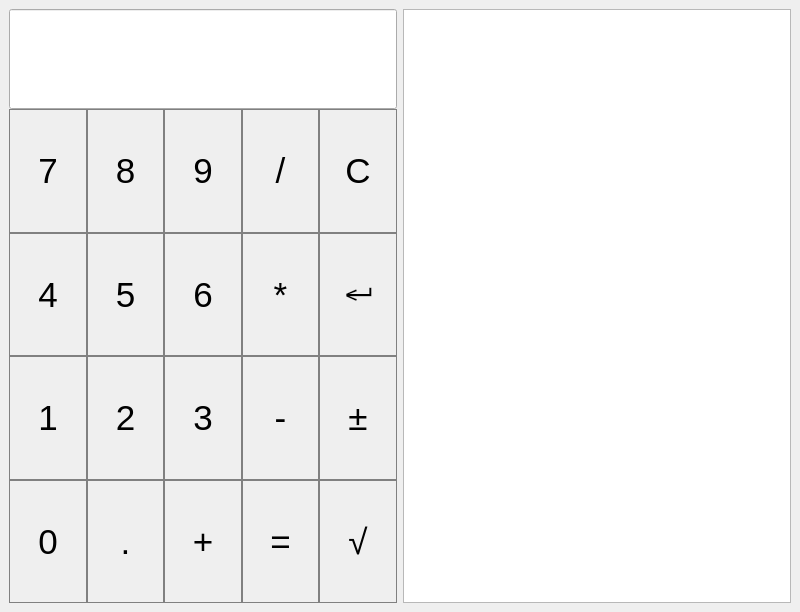
<?xml version="1.0" encoding="UTF-8"?>
<ui version="4.0">
 <class>MainWindow</class>
 <widget class="QMainWindow" name="MainWindow">
  <property name="geometry">
   <rect>
    <x>0</x>
    <y>0</y>
    <width>800</width>
    <height>612</height>
   </rect>
  </property>
  <property name="windowTitle">
   <string>MainWindow</string>
  </property>
  <widget class="QWidget" name="centralwidget">
   <property name="sizePolicy">
    <sizepolicy hsizetype="Expanding" vsizetype="Expanding">
     <horstretch>0</horstretch>
     <verstretch>0</verstretch>
    </sizepolicy>
   </property>
   <layout class="QGridLayout" name="gridLayout_2">
    <item row="0" column="0">
     <layout class="QGridLayout" name="gridLayout">
      <property name="sizeConstraint">
       <enum>QLayout::SetDefaultConstraint</enum>
      </property>
      <item row="0" column="0">
       <layout class="QGridLayout" name="gridLayout_calculator">
        <property name="spacing">
         <number>0</number>
        </property>
        <item row="0" column="0">
         <widget class="QLineEdit" name="lineEdit_display">
          <property name="sizePolicy">
           <sizepolicy hsizetype="Expanding" vsizetype="Fixed">
            <horstretch>0</horstretch>
            <verstretch>0</verstretch>
           </sizepolicy>
          </property>
          <property name="minimumSize">
           <size>
            <width>0</width>
            <height>100</height>
           </size>
          </property>
          <property name="font">
           <font>
            <pointsize>16</pointsize>
           </font>
          </property>
          <property name="styleSheet">
           <string notr="true">QLabel {
  qproperty-alignment: 'AlignVCenter | AlignRight';
  border: 1px solid gray;
}

background-color : white;</string>
          </property>
          <property name="text">
           <string/>
          </property>
          <property name="alignment">
           <set>Qt::AlignRight|Qt::AlignTrailing|Qt::AlignVCenter</set>
          </property>
          <property name="readOnly">
           <bool>true</bool>
          </property>
          <property name="clearButtonEnabled">
           <bool>true</bool>
          </property>
         </widget>
        </item>
        <item row="1" column="0">
         <layout class="QGridLayout" name="gridLayout_buttons" rowstretch="0,0,0,0,0,0" columnstretch="0,0,0,0,0" columnminimumwidth="0,0,0,0,0">
          <property name="spacing">
           <number>0</number>
          </property>
          <item row="4" column="4">
           <widget class="QPushButton" name="pushButton_changeSign">
            <property name="sizePolicy">
             <sizepolicy hsizetype="Expanding" vsizetype="Expanding">
              <horstretch>0</horstretch>
              <verstretch>0</verstretch>
             </sizepolicy>
            </property>
            <property name="minimumSize">
             <size>
              <width>60</width>
              <height>120</height>
             </size>
            </property>
            <property name="font">
             <font>
              <pointsize>26</pointsize>
              <weight>50</weight>
              <bold>false</bold>
             </font>
            </property>
            <property name="styleSheet">
             <string notr="true">QPushButton {
   border: 1px solid gray;
}
QPushButton:pressed {
    background-color: qlineargradient(x1: 0, y1: 0, x2: 0, y2: 1,
                                      stop: 0 #dadbde, stop: 1 #f6f7fa);
}</string>
            </property>
            <property name="text">
             <string>±</string>
            </property>
            <property name="iconSize">
             <size>
              <width>16</width>
              <height>16</height>
             </size>
            </property>
           </widget>
          </item>
          <item row="4" column="0">
           <widget class="QPushButton" name="pushButton_1">
            <property name="sizePolicy">
             <sizepolicy hsizetype="Expanding" vsizetype="Expanding">
              <horstretch>0</horstretch>
              <verstretch>0</verstretch>
             </sizepolicy>
            </property>
            <property name="minimumSize">
             <size>
              <width>60</width>
              <height>120</height>
             </size>
            </property>
            <property name="font">
             <font>
              <pointsize>26</pointsize>
              <weight>50</weight>
              <bold>false</bold>
             </font>
            </property>
            <property name="styleSheet">
             <string notr="true">QPushButton {
   border: 1px solid gray;
}
QPushButton:pressed {
    background-color: qlineargradient(x1: 0, y1: 0, x2: 0, y2: 1,
                                      stop: 0 #dadbde, stop: 1 #f6f7fa);
}</string>
            </property>
            <property name="text">
             <string>1</string>
            </property>
            <property name="iconSize">
             <size>
              <width>16</width>
              <height>16</height>
             </size>
            </property>
           </widget>
          </item>
          <item row="1" column="0">
           <widget class="QPushButton" name="pushButton_7">
            <property name="sizePolicy">
             <sizepolicy hsizetype="Expanding" vsizetype="Expanding">
              <horstretch>0</horstretch>
              <verstretch>0</verstretch>
             </sizepolicy>
            </property>
            <property name="minimumSize">
             <size>
              <width>60</width>
              <height>120</height>
             </size>
            </property>
            <property name="font">
             <font>
              <pointsize>26</pointsize>
              <weight>50</weight>
              <bold>false</bold>
             </font>
            </property>
            <property name="styleSheet">
             <string notr="true">QPushButton {
   border: 1px solid gray;
}
QPushButton:pressed {
    background-color: qlineargradient(x1: 0, y1: 0, x2: 0, y2: 1,
                                      stop: 0 #dadbde, stop: 1 #f6f7fa);
}</string>
            </property>
            <property name="text">
             <string>7</string>
            </property>
            <property name="iconSize">
             <size>
              <width>16</width>
              <height>16</height>
             </size>
            </property>
           </widget>
          </item>
          <item row="3" column="1">
           <widget class="QPushButton" name="pushButton_5">
            <property name="sizePolicy">
             <sizepolicy hsizetype="Expanding" vsizetype="Expanding">
              <horstretch>0</horstretch>
              <verstretch>0</verstretch>
             </sizepolicy>
            </property>
            <property name="minimumSize">
             <size>
              <width>60</width>
              <height>120</height>
             </size>
            </property>
            <property name="font">
             <font>
              <pointsize>26</pointsize>
              <weight>50</weight>
              <bold>false</bold>
             </font>
            </property>
            <property name="styleSheet">
             <string notr="true">QPushButton {
   border: 1px solid gray;
}
QPushButton:pressed {
    background-color: qlineargradient(x1: 0, y1: 0, x2: 0, y2: 1,
                                      stop: 0 #dadbde, stop: 1 #f6f7fa);
}</string>
            </property>
            <property name="text">
             <string>5</string>
            </property>
            <property name="iconSize">
             <size>
              <width>16</width>
              <height>16</height>
             </size>
            </property>
           </widget>
          </item>
          <item row="3" column="0">
           <widget class="QPushButton" name="pushButton_4">
            <property name="sizePolicy">
             <sizepolicy hsizetype="Expanding" vsizetype="Expanding">
              <horstretch>0</horstretch>
              <verstretch>0</verstretch>
             </sizepolicy>
            </property>
            <property name="minimumSize">
             <size>
              <width>60</width>
              <height>120</height>
             </size>
            </property>
            <property name="font">
             <font>
              <pointsize>26</pointsize>
              <weight>50</weight>
              <bold>false</bold>
             </font>
            </property>
            <property name="styleSheet">
             <string notr="true">QPushButton {
   border: 1px solid gray;
}
QPushButton:pressed {
    background-color: qlineargradient(x1: 0, y1: 0, x2: 0, y2: 1,
                                      stop: 0 #dadbde, stop: 1 #f6f7fa);
}</string>
            </property>
            <property name="text">
             <string>4</string>
            </property>
            <property name="iconSize">
             <size>
              <width>16</width>
              <height>16</height>
             </size>
            </property>
           </widget>
          </item>
          <item row="5" column="0">
           <widget class="QPushButton" name="pushButton_0">
            <property name="sizePolicy">
             <sizepolicy hsizetype="Expanding" vsizetype="Expanding">
              <horstretch>0</horstretch>
              <verstretch>0</verstretch>
             </sizepolicy>
            </property>
            <property name="minimumSize">
             <size>
              <width>60</width>
              <height>120</height>
             </size>
            </property>
            <property name="font">
             <font>
              <pointsize>26</pointsize>
              <weight>50</weight>
              <bold>false</bold>
             </font>
            </property>
            <property name="styleSheet">
             <string notr="true">QPushButton {
   border: 1px solid gray;
}
QPushButton:pressed {
    background-color: qlineargradient(x1: 0, y1: 0, x2: 0, y2: 1,
                                      stop: 0 #dadbde, stop: 1 #f6f7fa);
}</string>
            </property>
            <property name="text">
             <string>0</string>
            </property>
            <property name="iconSize">
             <size>
              <width>16</width>
              <height>16</height>
             </size>
            </property>
           </widget>
          </item>
          <item row="4" column="1">
           <widget class="QPushButton" name="pushButton_2">
            <property name="sizePolicy">
             <sizepolicy hsizetype="Expanding" vsizetype="Expanding">
              <horstretch>0</horstretch>
              <verstretch>0</verstretch>
             </sizepolicy>
            </property>
            <property name="minimumSize">
             <size>
              <width>60</width>
              <height>120</height>
             </size>
            </property>
            <property name="font">
             <font>
              <pointsize>26</pointsize>
              <weight>50</weight>
              <bold>false</bold>
             </font>
            </property>
            <property name="styleSheet">
             <string notr="true">QPushButton {
   border: 1px solid gray;
}
QPushButton:pressed {
    background-color: qlineargradient(x1: 0, y1: 0, x2: 0, y2: 1,
                                      stop: 0 #dadbde, stop: 1 #f6f7fa);
}</string>
            </property>
            <property name="text">
             <string>2</string>
            </property>
            <property name="iconSize">
             <size>
              <width>16</width>
              <height>16</height>
             </size>
            </property>
           </widget>
          </item>
          <item row="5" column="2">
           <widget class="QPushButton" name="pushButton_plus">
            <property name="sizePolicy">
             <sizepolicy hsizetype="Expanding" vsizetype="Expanding">
              <horstretch>0</horstretch>
              <verstretch>0</verstretch>
             </sizepolicy>
            </property>
            <property name="minimumSize">
             <size>
              <width>60</width>
              <height>120</height>
             </size>
            </property>
            <property name="font">
             <font>
              <pointsize>26</pointsize>
              <weight>50</weight>
              <bold>false</bold>
             </font>
            </property>
            <property name="styleSheet">
             <string notr="true">QPushButton {
   border: 1px solid gray;
}
QPushButton:pressed {
    background-color: qlineargradient(x1: 0, y1: 0, x2: 0, y2: 1,
                                      stop: 0 #dadbde, stop: 1 #f6f7fa);
}</string>
            </property>
            <property name="text">
             <string>+</string>
            </property>
            <property name="iconSize">
             <size>
              <width>16</width>
              <height>16</height>
             </size>
            </property>
           </widget>
          </item>
          <item row="1" column="2">
           <widget class="QPushButton" name="pushButton_9">
            <property name="sizePolicy">
             <sizepolicy hsizetype="Expanding" vsizetype="Expanding">
              <horstretch>0</horstretch>
              <verstretch>0</verstretch>
             </sizepolicy>
            </property>
            <property name="minimumSize">
             <size>
              <width>60</width>
              <height>120</height>
             </size>
            </property>
            <property name="font">
             <font>
              <pointsize>26</pointsize>
              <weight>50</weight>
              <bold>false</bold>
             </font>
            </property>
            <property name="styleSheet">
             <string notr="true">QPushButton {
   border: 1px solid gray;
}
QPushButton:pressed {
    background-color: qlineargradient(x1: 0, y1: 0, x2: 0, y2: 1,
                                      stop: 0 #dadbde, stop: 1 #f6f7fa);
}</string>
            </property>
            <property name="text">
             <string>9</string>
            </property>
            <property name="iconSize">
             <size>
              <width>16</width>
              <height>16</height>
             </size>
            </property>
           </widget>
          </item>
          <item row="3" column="4">
           <widget class="QPushButton" name="pushButton_return">
            <property name="sizePolicy">
             <sizepolicy hsizetype="Expanding" vsizetype="Expanding">
              <horstretch>0</horstretch>
              <verstretch>0</verstretch>
             </sizepolicy>
            </property>
            <property name="minimumSize">
             <size>
              <width>60</width>
              <height>120</height>
             </size>
            </property>
            <property name="font">
             <font>
              <pointsize>26</pointsize>
              <weight>50</weight>
              <bold>false</bold>
             </font>
            </property>
            <property name="styleSheet">
             <string notr="true">QPushButton {
   border: 1px solid gray;
}
QPushButton:pressed {
    background-color: qlineargradient(x1: 0, y1: 0, x2: 0, y2: 1,
                                      stop: 0 #dadbde, stop: 1 #f6f7fa);
}</string>
            </property>
            <property name="text">
             <string>↵</string>
            </property>
            <property name="iconSize">
             <size>
              <width>16</width>
              <height>16</height>
             </size>
            </property>
           </widget>
          </item>
          <item row="5" column="3">
           <widget class="QPushButton" name="pushButton_equals">
            <property name="sizePolicy">
             <sizepolicy hsizetype="Expanding" vsizetype="Expanding">
              <horstretch>0</horstretch>
              <verstretch>0</verstretch>
             </sizepolicy>
            </property>
            <property name="minimumSize">
             <size>
              <width>60</width>
              <height>120</height>
             </size>
            </property>
            <property name="font">
             <font>
              <pointsize>26</pointsize>
              <weight>50</weight>
              <bold>false</bold>
             </font>
            </property>
            <property name="styleSheet">
             <string notr="true">QPushButton {
   border: 1px solid gray;
}
QPushButton:pressed {
    background-color: qlineargradient(x1: 0, y1: 0, x2: 0, y2: 1,
                                      stop: 0 #dadbde, stop: 1 #f6f7fa);
}</string>
            </property>
            <property name="text">
             <string>=</string>
            </property>
            <property name="iconSize">
             <size>
              <width>16</width>
              <height>16</height>
             </size>
            </property>
           </widget>
          </item>
          <item row="4" column="3">
           <widget class="QPushButton" name="pushButton_minus">
            <property name="sizePolicy">
             <sizepolicy hsizetype="Expanding" vsizetype="Expanding">
              <horstretch>0</horstretch>
              <verstretch>0</verstretch>
             </sizepolicy>
            </property>
            <property name="minimumSize">
             <size>
              <width>60</width>
              <height>120</height>
             </size>
            </property>
            <property name="font">
             <font>
              <pointsize>26</pointsize>
              <weight>50</weight>
              <bold>false</bold>
             </font>
            </property>
            <property name="styleSheet">
             <string notr="true">QPushButton {
   border: 1px solid gray;
}
QPushButton:pressed {
    background-color: qlineargradient(x1: 0, y1: 0, x2: 0, y2: 1,
                                      stop: 0 #dadbde, stop: 1 #f6f7fa);
}</string>
            </property>
            <property name="text">
             <string>-</string>
            </property>
            <property name="iconSize">
             <size>
              <width>16</width>
              <height>16</height>
             </size>
            </property>
           </widget>
          </item>
          <item row="3" column="2">
           <widget class="QPushButton" name="pushButton_6">
            <property name="sizePolicy">
             <sizepolicy hsizetype="Expanding" vsizetype="Expanding">
              <horstretch>0</horstretch>
              <verstretch>0</verstretch>
             </sizepolicy>
            </property>
            <property name="minimumSize">
             <size>
              <width>60</width>
              <height>120</height>
             </size>
            </property>
            <property name="font">
             <font>
              <pointsize>26</pointsize>
              <weight>50</weight>
              <bold>false</bold>
             </font>
            </property>
            <property name="styleSheet">
             <string notr="true">QPushButton {
   border: 1px solid gray;
}
QPushButton:pressed {
    background-color: qlineargradient(x1: 0, y1: 0, x2: 0, y2: 1,
                                      stop: 0 #dadbde, stop: 1 #f6f7fa);
}</string>
            </property>
            <property name="text">
             <string>6</string>
            </property>
            <property name="iconSize">
             <size>
              <width>16</width>
              <height>16</height>
             </size>
            </property>
           </widget>
          </item>
          <item row="3" column="3">
           <widget class="QPushButton" name="pushButton_multiply">
            <property name="sizePolicy">
             <sizepolicy hsizetype="Expanding" vsizetype="Expanding">
              <horstretch>0</horstretch>
              <verstretch>0</verstretch>
             </sizepolicy>
            </property>
            <property name="minimumSize">
             <size>
              <width>60</width>
              <height>120</height>
             </size>
            </property>
            <property name="font">
             <font>
              <pointsize>26</pointsize>
              <weight>50</weight>
              <bold>false</bold>
             </font>
            </property>
            <property name="styleSheet">
             <string notr="true">QPushButton {
   border: 1px solid gray;
}
QPushButton:pressed {
    background-color: qlineargradient(x1: 0, y1: 0, x2: 0, y2: 1,
                                      stop: 0 #dadbde, stop: 1 #f6f7fa);
}</string>
            </property>
            <property name="text">
             <string>*</string>
            </property>
            <property name="iconSize">
             <size>
              <width>16</width>
              <height>16</height>
             </size>
            </property>
           </widget>
          </item>
          <item row="1" column="1">
           <widget class="QPushButton" name="pushButton_8">
            <property name="sizePolicy">
             <sizepolicy hsizetype="Expanding" vsizetype="Expanding">
              <horstretch>0</horstretch>
              <verstretch>0</verstretch>
             </sizepolicy>
            </property>
            <property name="minimumSize">
             <size>
              <width>60</width>
              <height>120</height>
             </size>
            </property>
            <property name="font">
             <font>
              <pointsize>26</pointsize>
              <weight>50</weight>
              <bold>false</bold>
             </font>
            </property>
            <property name="styleSheet">
             <string notr="true">QPushButton {
   border: 1px solid gray;
}
QPushButton:pressed {
    background-color: qlineargradient(x1: 0, y1: 0, x2: 0, y2: 1,
                                      stop: 0 #dadbde, stop: 1 #f6f7fa);
}</string>
            </property>
            <property name="text">
             <string>8</string>
            </property>
            <property name="iconSize">
             <size>
              <width>16</width>
              <height>16</height>
             </size>
            </property>
           </widget>
          </item>
          <item row="5" column="1">
           <widget class="QPushButton" name="pushButton_point">
            <property name="sizePolicy">
             <sizepolicy hsizetype="Expanding" vsizetype="Expanding">
              <horstretch>0</horstretch>
              <verstretch>0</verstretch>
             </sizepolicy>
            </property>
            <property name="minimumSize">
             <size>
              <width>60</width>
              <height>120</height>
             </size>
            </property>
            <property name="font">
             <font>
              <pointsize>26</pointsize>
              <weight>50</weight>
              <bold>false</bold>
             </font>
            </property>
            <property name="styleSheet">
             <string notr="true">QPushButton {
   border: 1px solid gray;
}
QPushButton:pressed {
    background-color: qlineargradient(x1: 0, y1: 0, x2: 0, y2: 1,
                                      stop: 0 #dadbde, stop: 1 #f6f7fa);
}</string>
            </property>
            <property name="text">
             <string>.</string>
            </property>
            <property name="iconSize">
             <size>
              <width>16</width>
              <height>16</height>
             </size>
            </property>
           </widget>
          </item>
          <item row="1" column="3">
           <widget class="QPushButton" name="pushButton_divide">
            <property name="sizePolicy">
             <sizepolicy hsizetype="Expanding" vsizetype="Expanding">
              <horstretch>0</horstretch>
              <verstretch>0</verstretch>
             </sizepolicy>
            </property>
            <property name="minimumSize">
             <size>
              <width>60</width>
              <height>120</height>
             </size>
            </property>
            <property name="font">
             <font>
              <pointsize>26</pointsize>
              <weight>50</weight>
              <bold>false</bold>
             </font>
            </property>
            <property name="styleSheet">
             <string notr="true">QPushButton {
   border: 1px solid gray;
}
QPushButton:pressed {
    background-color: qlineargradient(x1: 0, y1: 0, x2: 0, y2: 1,
                                      stop: 0 #dadbde, stop: 1 #f6f7fa);
}</string>
            </property>
            <property name="text">
             <string>/</string>
            </property>
            <property name="iconSize">
             <size>
              <width>16</width>
              <height>16</height>
             </size>
            </property>
           </widget>
          </item>
          <item row="1" column="4">
           <widget class="QPushButton" name="pushButton_clear">
            <property name="sizePolicy">
             <sizepolicy hsizetype="Expanding" vsizetype="Expanding">
              <horstretch>0</horstretch>
              <verstretch>0</verstretch>
             </sizepolicy>
            </property>
            <property name="minimumSize">
             <size>
              <width>60</width>
              <height>120</height>
             </size>
            </property>
            <property name="font">
             <font>
              <pointsize>26</pointsize>
              <weight>50</weight>
              <bold>false</bold>
             </font>
            </property>
            <property name="styleSheet">
             <string notr="true">QPushButton {
   border: 1px solid gray;
}
QPushButton:pressed {
    background-color: qlineargradient(x1: 0, y1: 0, x2: 0, y2: 1,
                                      stop: 0 #dadbde, stop: 1 #f6f7fa);
}</string>
            </property>
            <property name="text">
             <string>C</string>
            </property>
            <property name="iconSize">
             <size>
              <width>16</width>
              <height>16</height>
             </size>
            </property>
           </widget>
          </item>
          <item row="4" column="2">
           <widget class="QPushButton" name="pushButton_3">
            <property name="sizePolicy">
             <sizepolicy hsizetype="Expanding" vsizetype="Expanding">
              <horstretch>0</horstretch>
              <verstretch>0</verstretch>
             </sizepolicy>
            </property>
            <property name="minimumSize">
             <size>
              <width>60</width>
              <height>120</height>
             </size>
            </property>
            <property name="font">
             <font>
              <pointsize>26</pointsize>
              <weight>50</weight>
              <bold>false</bold>
             </font>
            </property>
            <property name="styleSheet">
             <string notr="true">QPushButton {
   border: 1px solid gray;
}
QPushButton:pressed {
    background-color: qlineargradient(x1: 0, y1: 0, x2: 0, y2: 1,
                                      stop: 0 #dadbde, stop: 1 #f6f7fa);
}</string>
            </property>
            <property name="text">
             <string>3</string>
            </property>
            <property name="iconSize">
             <size>
              <width>16</width>
              <height>16</height>
             </size>
            </property>
           </widget>
          </item>
          <item row="5" column="4">
           <widget class="QPushButton" name="pushButton_squareRoot">
            <property name="sizePolicy">
             <sizepolicy hsizetype="Expanding" vsizetype="Expanding">
              <horstretch>0</horstretch>
              <verstretch>0</verstretch>
             </sizepolicy>
            </property>
            <property name="minimumSize">
             <size>
              <width>60</width>
              <height>120</height>
             </size>
            </property>
            <property name="font">
             <font>
              <pointsize>26</pointsize>
              <weight>50</weight>
              <bold>false</bold>
             </font>
            </property>
            <property name="styleSheet">
             <string notr="true">QPushButton {
   border: 1px solid gray;
}
QPushButton:pressed {
    background-color: qlineargradient(x1: 0, y1: 0, x2: 0, y2: 1,
                                      stop: 0 #dadbde, stop: 1 #f6f7fa);
}</string>
            </property>
            <property name="text">
             <string>√</string>
            </property>
            <property name="iconSize">
             <size>
              <width>16</width>
              <height>16</height>
             </size>
            </property>
           </widget>
          </item>
         </layout>
        </item>
       </layout>
      </item>
      <item row="0" column="1">
       <widget class="QPlainTextEdit" name="plainTextEdit_history"/>
      </item>
     </layout>
    </item>
   </layout>
  </widget>
 </widget>
 <resources/>
 <connections/>
</ui>
